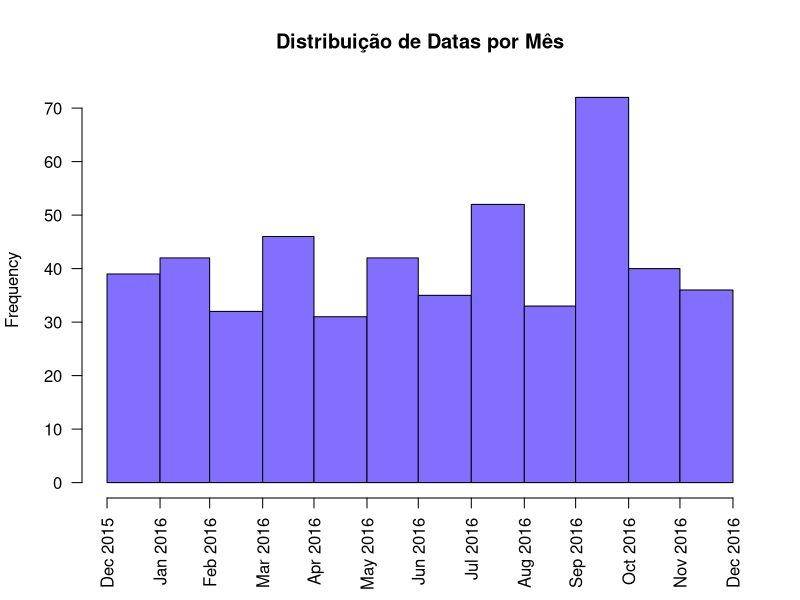

Reproduce this figure in R.
# Análise de Séries Temporais 

# A Linguagem R possui diversos pacotes para criar, manipular e visualizar dados de séries temporais,
# essenciais quando se trabalha com Financial Analytics.

# Objetos do tipo data.frame em R, são excelentes para armazenar dados, mas não são eficientes para lidar com 
# dados de séries temporais. Abaixo uma lista dos principais pacotes e objetos usados para análise de séries temporais em R.

# Objetos de Séries Temporais
# Objeto fts (Pacote fts) 
# Objeto its (Pacote its)
# Objeto irts (Pacote tseries)
# Objeto timeSeries (Pacote timeSeries) 
# Objeto ti (Pacote tis)
# Objetos ts e mts (Pacote stats)
# Objeto zoo (Pacote zoo)
# Objeto xts (Pacote xts)

# xts = eXtensible Time Series
# xts é um objeto estendido do pacote zoo
# Índice (dados do tipo data) + Matriz

# Dados de séries temporais, são basicamente matrizes de dados, cujo índice é uma data.
# Representamos esta data em R com diferentes objetos

# Objeto chron (Pacote chron)
# Objeto Date (Pacote base)
# Objeto yearmon (Pacote zoo)
# Objeto yearqtr (Pacote zoo)
# Objeto POSIXct (Pacote base)
# Objeto POSIXlt (Pacote base)
# Objeto timeDate (Pacote timeDate)


#### Bonus - Trabalhando com Datas em R #####

# Datas em R são armazenados como número de dias a partir de 1/1/1970
# Objetos do tipo Data são usados para representar datas e não horários dentro de uma data (ao longo do dia)
my.date = as.Date("2017/1/1")
my.date
class(my.date)
as.numeric(my.date)
myDates = c("2016-12-20", "2017-01-20")
as.Date(myDates)

# Especificando o formato de entrada dos dados
as.Date("1/1/1970", format = "%m/%d/%Y")
as.Date("January 1, 1970", format = "%B %d, %Y")
as.Date("01JAN70", format = "%d%b%y") 

# Função format()
format(my.date, "%b %d, %Y") 
as.Date("Jan 1970", format = "%b %Y") 

# Data considerando o número de dias
as.Date(32500, origin = as.Date("1900-01-01")) 

# Extraindo um valor específico e transformando os dados
myYear = format(my.date, "%Y")
myYear
class(myYear)
as.numeric(myYear)
as.numeric(format(my.date, "%Y")) 
weekdays(my.date)
months(my.date)
quarters(my.date)

# Operações com datas
my.date
my.date + 1
my.date - 1
my.date + 31

# Comparações Lógicas
my.date
my.date1 = as.Date("1980-01-01")
my.date1 > my.date 

# Diferença entre datas
diff.date = my.date1 - my.date
diff.date 
class(diff.date)
as.numeric(diff.date)
my.date + diff.date 

# Criando sequências de datas
my.dates = seq(as.Date("2015/1/1"), as.Date("2050/12/31"), "3 years")
head(my.dates)
tail(my.dates) 
my.dates = seq(from = as.Date("2015/1/1"), by = "3 months", length.out = 61)
my.dates

# Plot de Objetos do Tipo Data
rint = round(runif(500)*365)
startDate = as.Date("2016-01-01")
myDates = startDate + rint
head(myDates)
class(myDates)

# Histograma
hist(myDates, breaks = "months", freq = TRUE, 
     main = "Distribuição de Datas por Mês", col = "slateblue1", xlab = "", format = "%b %Y", las = 2)

# Objeto Posix
# Classe POSIXct representa datas no formato de tempo em número de segundos desde 01-01-1970 (semelhante ao objeto Date, mas com suporte aos tempos ao longo do dia)
# Classe POSIXlt representa datas no formato de tempo com uma lista nomeada de segundos, minutos, horas, dias, meses e anos
myDateTimeStr = "2016-12-15 11:27:04"

# Criando objetos POSIXct
myPOSIXct = as.POSIXct(myDateTimeStr)
myPOSIXct
class(myPOSIXct)
as.numeric(myPOSIXct)

# Alterando o formato padrão
myDateTimeStr1 = "19-12-2006 10:17:07"
myPOSIXct1 = as.POSIXct(myDateTimeStr1, format = "%d-%m-%Y %H:%M:%S")
myPOSIXct1 

# Criando objetos POSIXct a partir de dados numéricos
myPOSIXct2 = as.POSIXct(0, origin = "1970-01-01")
myPOSIXct2
as.numeric(myPOSIXct2) 
myPOSIXct5 = ISOdatetime(year = 2016, month = 12, day = 21, hour = 10, min = 17, sec = 7, tz = "")
class(myPOSIXct5)
myPOSIXct5 

# Alterando o formato do output
myPOSIXct
format(myPOSIXct, format = "%b %d, %Y") 
format(myPOSIXct, format = "%B")
format(myPOSIXct, format = "%Z")
as.numeric(format(myPOSIXct, format = "%Y"))
as.numeric(format(myPOSIXct, format = "%S")) 

# Criando objetos POSIXlt
myDateTimeStr
myPOSIXlt = as.POSIXlt(myDateTimeStr)
myPOSIXlt
class(myPOSIXlt)

# Ajustando o formato de entrada
myDateTimeStr1 = "21-12-2016 11:19:02"
myPOSIXlt1 = as.POSIXlt(myDateTimeStr1, format = "%d-%m-%Y %H:%M:%S")
names(unclass(myPOSIXlt)) 

# Extraindo valores específicos da data
myPOSIXlt$sec
myPOSIXlt$hour
myPOSIXlt$mday
myPOSIXlt$mon
myPOSIXlt$year
myPOSIXlt$wday 
myPOSIXlt$yday
myPOSIXlt$isdst 

# Conversão
myPOSIXct
class(myPOSIXct)
myPOSIXlt = as.POSIXlt(myPOSIXct)
class(myPOSIXlt)
as.POSIXlt(myPOSIXct)$sec 

myPOSIXct
myDate = as.Date(myPOSIXct)
myDate
class(myDate) 

myPOSIXct = as.POSIXct(myDate, tz = "GMT")
myPOSIXct
myPOSIXlt = as.POSIXlt(myDate, tz = "GMT")
myPOSIXlt
myPOSIXct = as.POSIXct(myPOSIXlt)
myPOSIXct

HfDateTimeStr = "2016-12-15 18:13:04.125"
HfPOSIXct = as.POSIXct(HfDateTimeStr)
HfPOSIXct 
options(digits.secs = 3)
HfPOSIXct 

# Manipulando POSIXct
dt1 = as.POSIXct("2016-12-23 00:00:00")
dt2 = as.POSIXct("2016-12-23 05:00:00")
diffDateTime = dt2 - dt1
class(diffDateTime)
diffDateTime
units(diffDateTime)
as.numeric(diffDateTime) 

units(diffDateTime) = "secs"
diffDateTime
as.numeric(diffDateTime) 


# Pacote lubridate
install.packages("lubridate")
library(lubridate)

ymd("20161221")
ymd("2016 Dec 21") 

ymd_hms("20161219101707")
ymd_hms("2016 Dec 19 10:17:07")
mdy("Dec 19, 2016")
mdy_hms("December 19, 2016 10:17:07")
dmy_hms("19-Dec, 2016 10:17:07") 

ymd_hms("2016 Dec 19 10:17:07", tz="") 

ymd(20161219) 

myDateTime = ymd_hms("2016 Dec 19 10:17:07")
myDateTime 
year(myDateTime)
month(myDateTime)
week(myDateTime)
yday(myDateTime)
mday(myDateTime)
wday(myDateTime)
hour(myDateTime)
minute(myDateTime)
second(myDateTime)
tz(myDateTime)
wday(myDateTime, label=TRUE)
month(myDateTime, label=TRUE) 

# Atualizando uma data
mday(myDateTime) = 20
myDateTime 

update(myDateTime, year = 2016, month = 1, day = 1, hour = 5, min = 0, sec = 0) 







